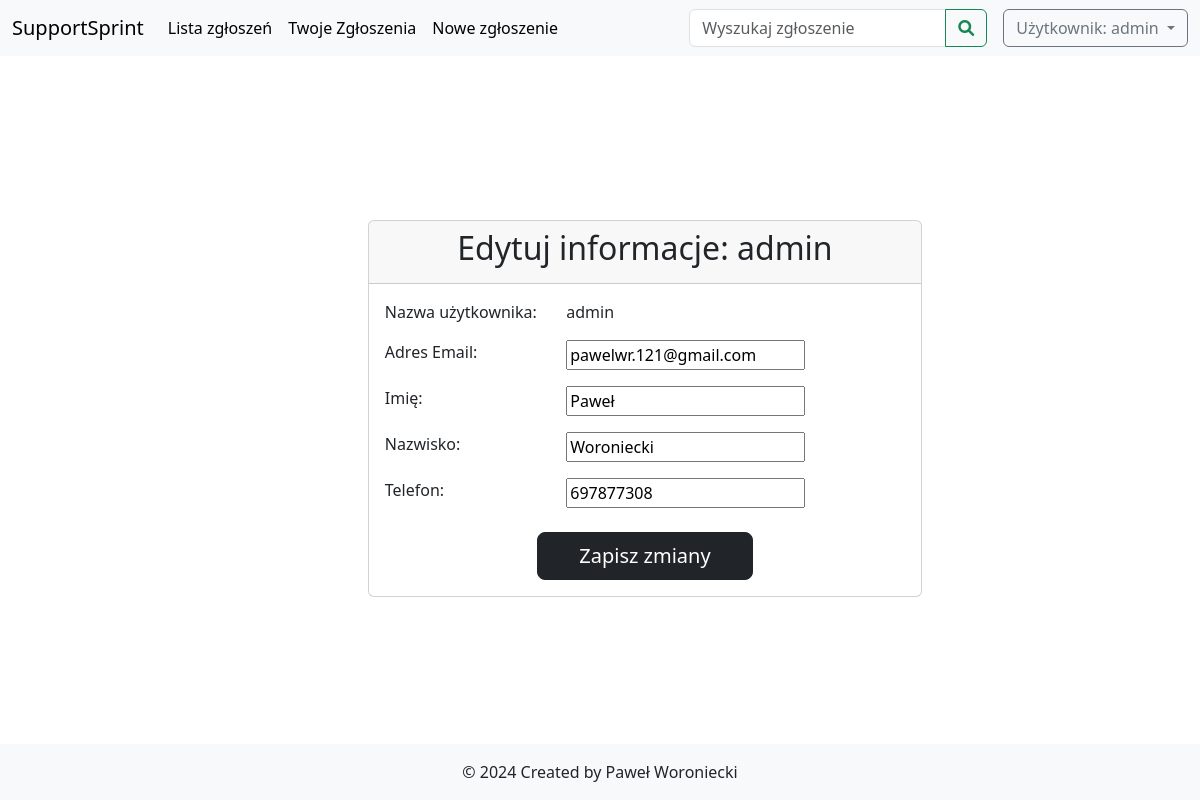
Page /edit_user_details/admin/ (signed in) on the earlier database version.
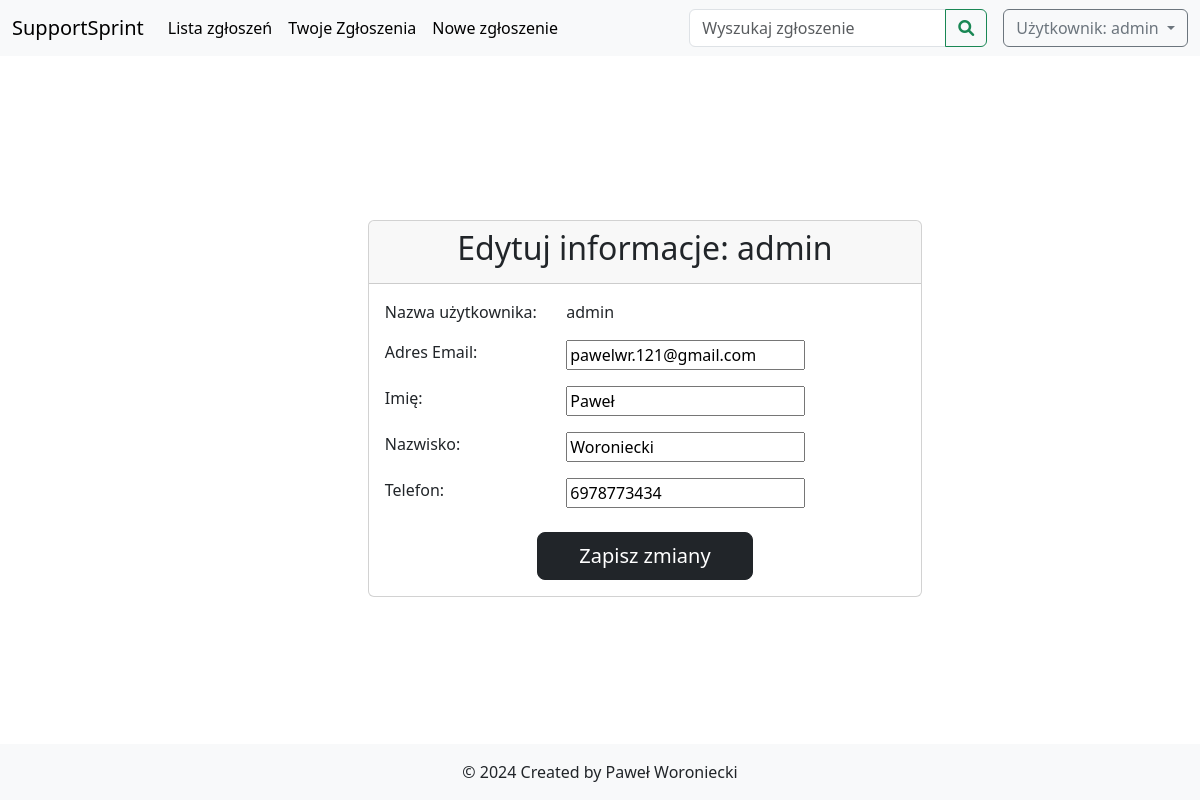
Same page on the later database version.
### SupportSprint/models.py (models this page shows, shortened)
class UserProfile(models.Model):
    user = models.OneToOneField(User, on_delete=models.CASCADE)
    phone_number = models.CharField(max_length=10, blank=True, null=True)

### SupportSprint/views.py (the view, shortened to what this page needs)
# urls.py: path('edit_user_details/<str:username>/', views.EditUserInfoView.as_view(), name='edit_user')
class EditUserInfoView(View):
    def get(self, request, *args, **kwargs):
        user_form = UserForm(instance=request.user)
        profile_form = UserProfileForm(instance=request.user.userprofile)
        return render(request, 'edit_user_info.html', {
            'user':request.user,
            'user_form': user_form,
            'profile_form': profile_form
        })

### SupportSprint/forms.py
class UserForm(forms.ModelForm):
    class Meta:
        model = User
        fields = ['first_name','last_name','email']

class UserProfileForm(forms.ModelForm):
    class Meta:
        model = UserProfile
        fields = ['phone_number']

### templates/edit_user_info.html (shortened to what this page needs)
{% extends "desk_main.html" %}
{% load crispy_forms_tags %}
{% block content %}
<div class="container col-lg-8 my-5">
  <div class="card">
    <div class="card-header text-center">
      <h2 class="h2">Edytuj informacje: {{ user.username }}</h2>
    </div>
    <div class="card-body">
      <form method="post">
        <div class="row mb-3">
          <div class="col-md-4 font-weight-bold">Nazwa użytkownika:</div>
          <div class="col-md-8">
            {{ user.username}}
          </div>
        </div>
        <div class="row mb-3">
          <div class="col-md-4 font-weight-bold">Adres Email:</div>
          <div class="col-md-8">
            {{ user_form.email }}
          </div>
        </div>
        <div class="row mb-3">
          <div class="col-md-4 font-weight-bold">Imię:</div>
          <div class="col-md-8">
            {{ user_form.first_name}}
          </div>
        </div>
        <div class="row mb-3">
          <div class="col-md-4 font-weight-bold">Nazwisko:</div>
          <div class="col-md-8">
            {{ user_form.last_name}}
          </div>
        </div>
        <div class="row mb-3">
          <div class="col-md-4 font-weight-bold">Telefon:</div>
          <div class="col-md-8">
            {{ profile_form.phone_number}}
          </div>
        </div>
        <div class="d-flex justify-content-center align-items-center mt-4 ">
          <button class="btn btn-dark btn-lg mx-3 col-5" type="submit">Zapisz zmiany</button>
        </div>
      </form>
    </div>
  </div>
</div>
{% endblock %}

Differences in the rows shown:
changed UserProfile: phone_number "697877308" → "6978773434"
